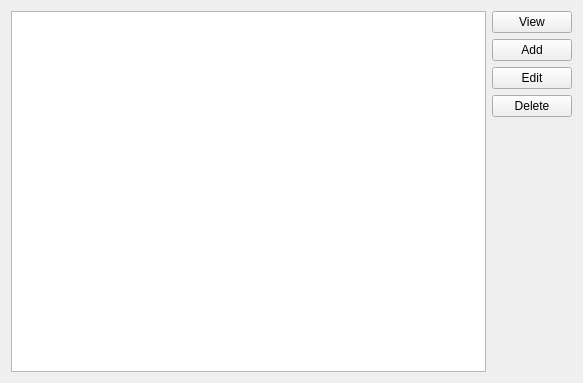
<?xml version="1.0" encoding="UTF-8"?>
<ui version="4.0">
 <class>PolarityFrame</class>
 <widget class="QFrame" name="PolarityFrame">
  <property name="geometry">
   <rect>
    <x>0</x>
    <y>0</y>
    <width>583</width>
    <height>383</height>
   </rect>
  </property>
  <property name="windowTitle">
   <string>Frame</string>
  </property>
  <layout class="QHBoxLayout" name="horizontalLayout">
   <item>
    <widget class="QTableWidget" name="polarityTable"/>
   </item>
   <item>
    <layout class="QVBoxLayout" name="verticalLayout">
     <item>
      <widget class="QPushButton" name="viewButton">
       <property name="text">
        <string>View</string>
       </property>
      </widget>
     </item>
     <item>
      <widget class="QPushButton" name="addButton">
       <property name="text">
        <string>Add</string>
       </property>
      </widget>
     </item>
     <item>
      <widget class="QPushButton" name="editButton">
       <property name="text">
        <string>Edit</string>
       </property>
      </widget>
     </item>
     <item>
      <widget class="QPushButton" name="deleteButton">
       <property name="text">
        <string>Delete</string>
       </property>
      </widget>
     </item>
     <item>
      <spacer name="verticalSpacer">
       <property name="orientation">
        <enum>Qt::Orientation::Vertical</enum>
       </property>
       <property name="sizeHint" stdset="0">
        <size>
         <width>20</width>
         <height>40</height>
        </size>
       </property>
      </spacer>
     </item>
    </layout>
   </item>
  </layout>
 </widget>
 <resources/>
 <connections/>
</ui>
